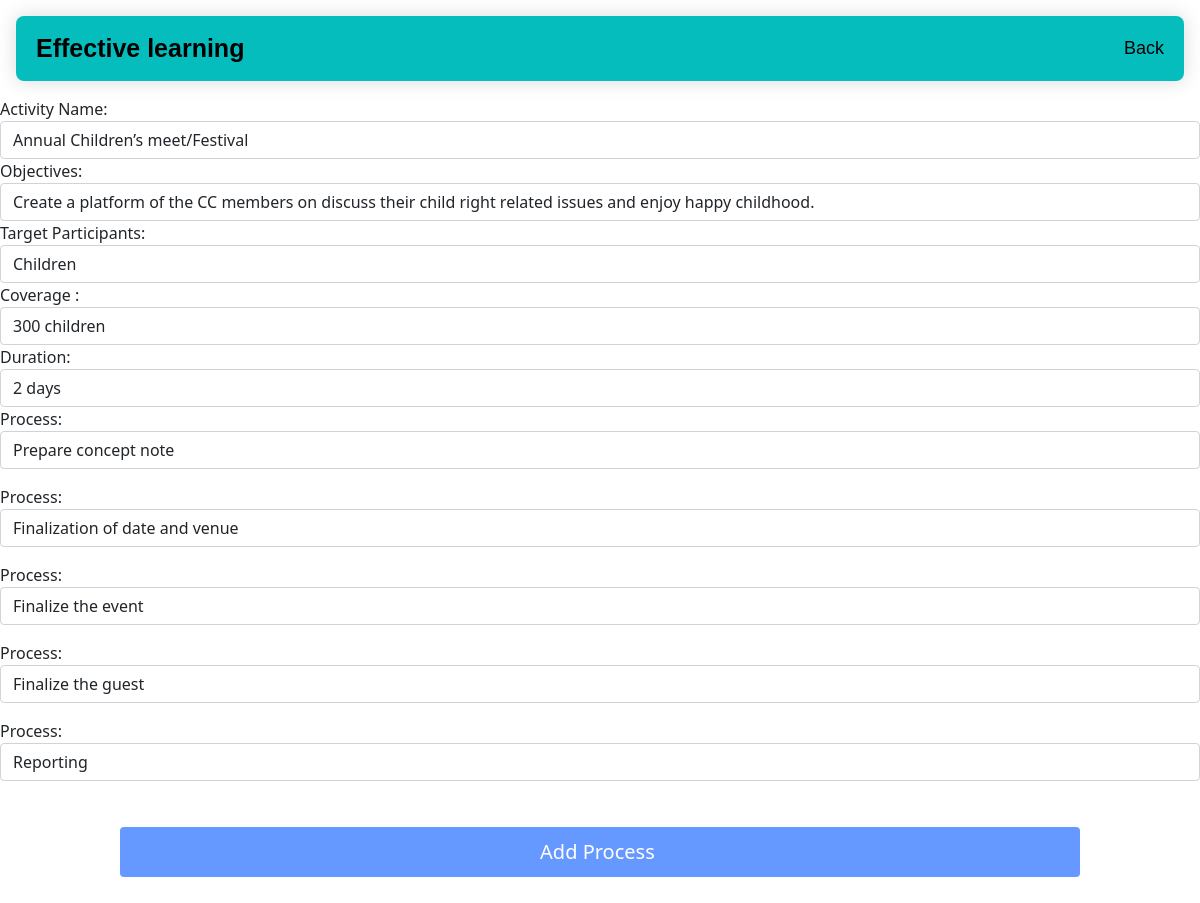
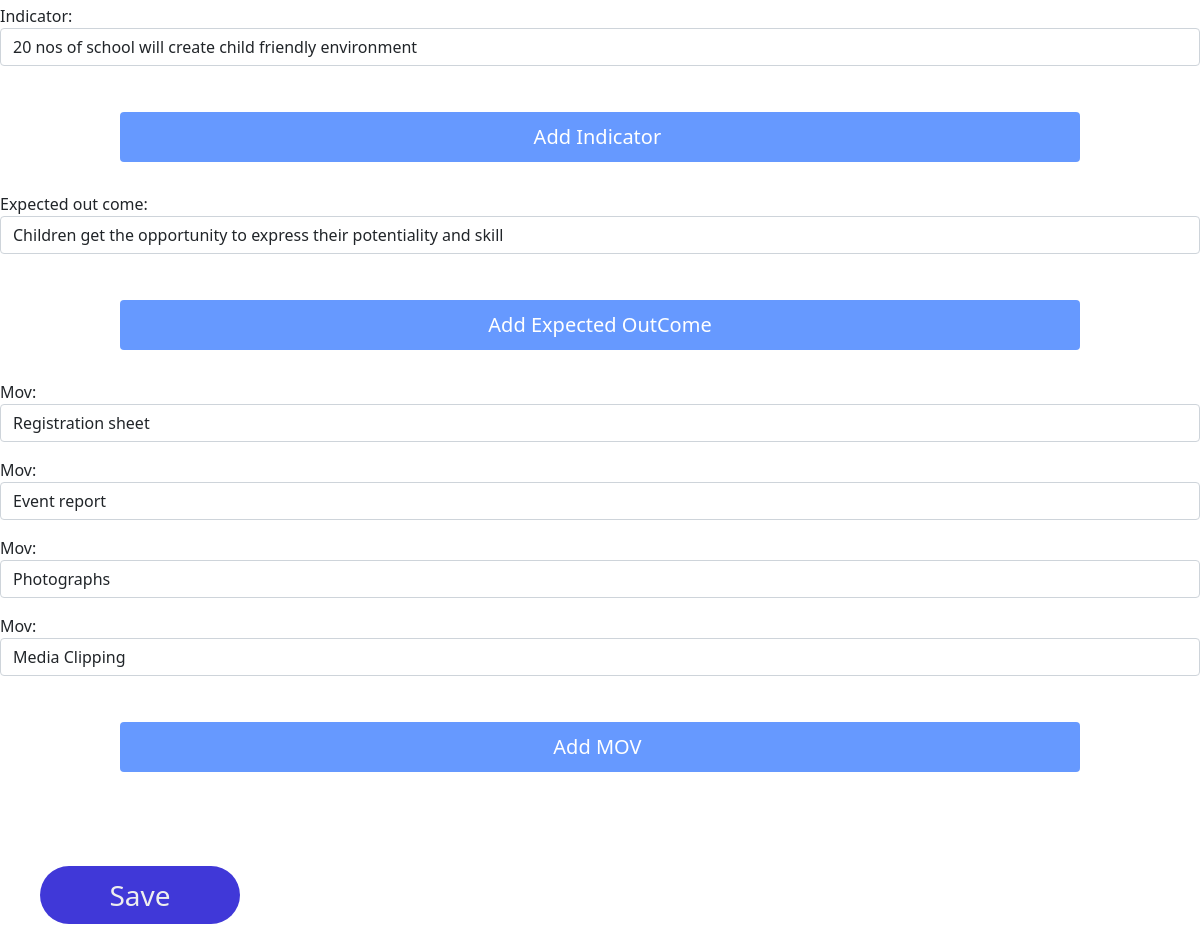
Page /ycda/update-activity/2 (signed in) on the committed database (2 pictures, top to bottom).
### myAPP/models.py (models this page shows, shortened)
class Dip_details(models.Model):
 project_id= models.ForeignKey("Project_DIP", on_delete=models.CASCADE)
 component = models.CharField(max_length=200)
 created_at = models.DateTimeField('created at', auto_now_add=True)
 updated_at = models.DateTimeField('updated at', auto_now=True)

class Dip_Activities(models.Model):
   project_detail_id= models.ForeignKey("DIP_details", on_delete=models.CASCADE)
   activity_name = models.CharField(max_length=200)
   objectives = models.CharField(max_length=200)
   target_participants = models.CharField(max_length=200,null=True)
   coverage = models.CharField(max_length=200,null=True)
   duration = models.CharField(max_length=200,null=True)
   dip_remarks=models.CharField(max_length=200,null=True,blank=True)
   am_remarks=models.CharField(max_length=200,null=True,blank=True)
   is_dip_submited = models.BooleanField(default=False)
   is_dip_approved = models.BooleanField(default=False)
   is_dip_rejected = models.BooleanField(default=False)
   is_am_submited = models.BooleanField(default=False)
   is_am_approved = models.BooleanField(default=False)
   is_am_rejected = models.BooleanField(default=False)
   created_at = models.DateTimeField('created at', auto_now_add=True)
   updated_at = models.DateTimeField('updated at', auto_now=True)

### myAPP/views.py (the view, shortened to what this page needs)
# urls.py: path('update-activity/<int:pk>',update_Activity,name='update_ActivityMatrix'),
@login_required(login_url='login')
def update_Activity(request,pk):
      activity = Dip_Activities.objects.get(id=pk)
      component = Dip_details.objects.get(id=activity.project_detail_id.id)
      MyFirstModelFormSet = inlineformset_factory(
        Dip_Activities,  # parent model
        Dip_Process,  # child model
        DipProcessForm,  # fields in the child model
        extra=0,  # number of extra forms to display
        can_delete= False  # allow deleting forms
      )
      MySecondModelFormSet = inlineformset_factory(
        Dip_Activities,  # parent model
        Dip_Indicator,  # child model
        DipIndicatorForm,  # fields in the child model
        extra=0,  # number of extra forms to display
        can_delete= False  # allow deleting forms
      )
      MyThirdModelFormSet = inlineformset_factory(
        Dip_Activities,  # parent model
        Dip_expected_out_come,  # child model
        DipOutcomeForm,  # fields in the child model
        extra=0,  # number of extra forms to display
        can_delete= False  # allow deleting forms
      )
      MyFourthModelFormSet = inlineformset_factory(
        Dip_Activities, # parent model
         Dip_mov,  # child model
         DipMovForm,    # fields in the child model
        extra=0,  # number of extra forms to display
        can_delete= False  # allow deleting forms
      )
      formset1 = MyFirstModelFormSet(instance=activity)
      formset2 = MySecondModelFormSet(instance=activity)
      formset3 = MyThirdModelFormSet(instance=activity)
      formset4 = MyFourthModelFormSet(instance=activity)
      form = DipActivitiesForm(instance=activity)
      context = {
          "component": component,
          "formset1":formset1,
          "formset2":formset2,
          "formset3":formset3,
          "formset4":formset4,
          'form': form
        }
      return render(request,'myAPP/update_activity.html', context )

### myAPP/forms.py
class DipActivitiesForm(ModelForm):
        class Meta:
         model = Dip_Activities
         fields = ['activity_name','objectives','coverage','duration','target_participants']

### myAPP/templates/myAPP/update_activity.html (shortened to what this page needs)
{% extends 'myAPP/baseActivity.html' %}
{% block content %}
<link href="https://cdn.jsdelivr.net/npm/bootstrap@5.0.2/dist/css/bootstrap.min.css" rel="stylesheet">
<body>
  <div class="form-group">
    <form method="POST">
      <div>
        <label for="activity_name">Activity Name:</label>
        <input id="input1" onkeyup="capitalizeText('input1')" type="text" name="activity_name" id="activity_name" class='form-control' value="{{ form.instance.activity_name }}" required>
        <label for="objectives">Objectives:</label>
        <input id="input2" onkeyup="capitalizeText('input2')" name="objectives" id="objectives" class='form-control' value="{{ form.instance.objectives }}" required></input>
        <label for="target_participants">Target Participants:</label>
        <input id="input3" onkeyup="capitalizeText('input3')" name="target_participants" id="target_participants" class='form-control' value="{{ form.instance.target_participants }}" required></input>
        <label for="coverage">Coverage :</label>
        <input id="input4" onkeyup="capitalizeText('input4')" name="coverage" id="coverage" class='form-control' value="{{ form.instance.coverage }}" required></input>
        <label for="duration">Duration:</label>
        <input id="input5" onkeyup="capitalizeText('input5')" name="duration" id="duration" class='form-control' value="{{ form.instance.duration }}"></input>
      </div>
      <div>
        <div>
          {% if formset1 %}
            {% for form in formset1 %}
            <div class="input_fields_wrap" class='process-form'>
              {{form.as_p}}
            </div>
          {% endfor %}
        </div>
        <center><button class="button1" type="button" id = 'add-more1'>Add Process </button></center>
        {% endif %}
      </div>
      <div>
        <div>
          {% if formset2 %}
            {% for form in formset2 %}
            <div class="input_fields_wrap" class='indicator-form'>
              {{form.as_p}}
            </div>
          {% endfor %}
        </div>
        <center><button class="button1" type="button" id = 'add-more2'>Add Indicator </button></center>
        {% endif %}
      </div>
      <div>
        <div>
          {% if formset3 %}
            {% for form in formset3 %}
            <div class="input_fields_wrap" class='outcome-form'>
              {{form.as_p}}
            </div>
          {% endfor %}
        </div>
        <center><button class="button1" type="button" id = 'add-more3'>Add Expected OutCome</button></center>
        {% endif %}
      </div>
      <div>
        <div>
          {% if formset4 %}
            {% for form in formset4 %}
            <div class="input_fields_wrap" class='mov-form'>
              {{form.as_p}}
            </div>
          {% endfor %}
        </div>
        <center><button class="button1" type="button" id = 'add-more4'>Add MOV </button></center>
        {% endif %}
      </div>
      <br><input class='button' type="submit" value="Save"></input>
    </form>
  </div>
  </body>
{% endblock  %}

### myAPP/templates/myAPP/baseActivity.html (shortened to what this page needs)
{% load static %}
<!DOCTYPE html>
<html lang="en">
  <head>
    <link rel="stylesheet" href="{% static 'css/style.css' %}">
  </head>
  <body>
    <div class="header">
      <a class="logo">{{ component.component }}</a>
      <div class="header-right">
        <a href="{% url 'myAPP:add_DIP_Details' component.project_id.pk %}" class=sel>Back</a>
      </div>
    </div>
    <div id="body">
      {% block content %}{% endblock %}
    </div>
  </body>
  </html>

### myAPP/static/css/style.css (style rules this page uses)
.header { border-radius: 1vh; margin: 2vh; overflow:hidden; background-color:rgb(5, 189, 189); padding:1vh; min-width:200px; box-shadow: 0 0 20px rgba(0, 0, 0, 0.15); }
.header a { float: left; color: black; text-align: center; padding: 12px; text-decoration: none; font-size: 18px; font-family: sans-serif; line-height: 25px; border-radius: 4px; }
.header a.logo { font-size: 25px; font-weight: bold; }
.header-right { float: right; }
.button { display:inline-block; background-color: #4038d8; border-radius: 10vh; border: 2vh; color: #eeeeee; text-align: center; font-size: 28px; padding:1vh; width: 200px; -webkit-transition: all 0.5s; -moz-transition: all 0.5s; -o-transition: all 0.5s; transition: all 0.5s; cursor: pointer; margin:5vh; }

### myAPP/templates/myAPP/update_activity.html (style rules this page uses)
.button1 { border-radius: 4px; background-color: #6699ff; border: none; color: #FFFFFF; text-align: center; font-size: 20px; width: 80%; height: 50px; transition: all 0.5s; cursor: pointer; margin: 30px; }

### rows in the picture
Dip_details: component "Effective learning"
Dip_Activities: activity_name "Annual Children’s meet/Festival", objectives "Create a platform of the CC members on discuss their child right related issues and enjoy happy childhood.", target_participants "Children", coverage "300 children", duration "2 days"
